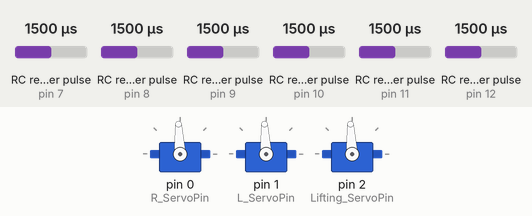
A sketch run on a simulated Arduino Mega 2560, built with avr-gcc and run on an emulated ATmega2560. Parts: 3 × servo. Wiring (inferred from the names in the program): 6 × RC receiver channel: data pin 7 / data pin 8 / data pin 9 / data pin 10 / data pin 11 / data pin 12. The inputs (shaded band) are chosen by the test bench; at power-on: RC receiver pulse (sensors on pin 7, pin 8, pin 10, pin 9, pin 11, pin 12) 1500 µs.

Above: at 3.2 s.
3.3 s: RC receiver pulse (sensor on pin 7) set to 1020 µs
At 4.5 s:
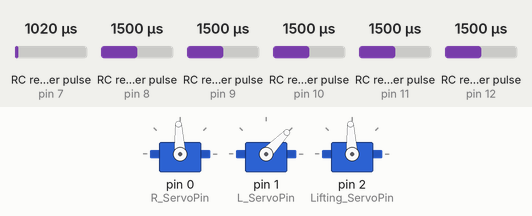
4.8 s: RC receiver pulse (sensor on pin 8) set to 1020 µs
At 5.8 s:
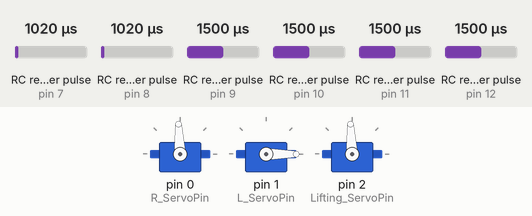
6.3 s: RC receiver pulse (sensor on pin 10) set to 1020 µs
At 7.0 s:
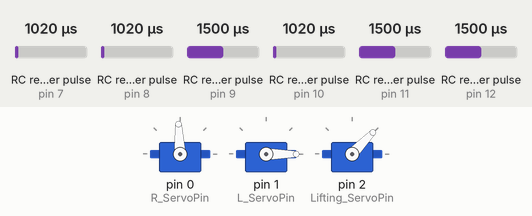
7.8 s: RC receiver pulse (sensor on pin 7) set to 1250 µs
At 8.1 s:
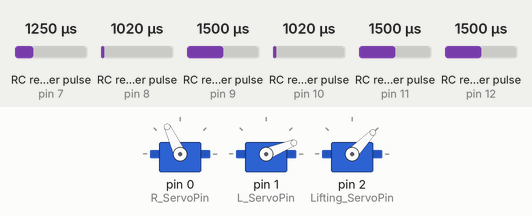
9.3 s: RC receiver pulse (sensor on pin 8) set to 1250 µs
At 10.5 s:
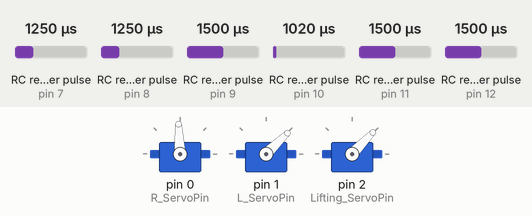
10.8 s: RC receiver pulse (sensor on pin 10) set to 1250 µs
At 11.6 s:
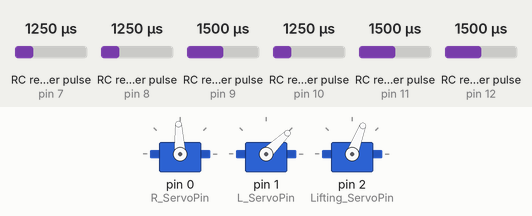
Timing chart, 0 to 13.3 s (numbered marks = the images above; inputs shaded):
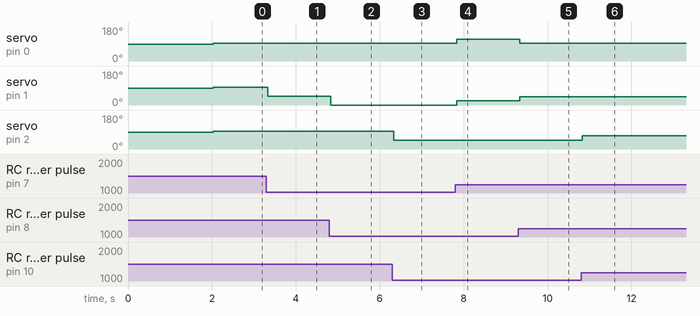

The sketch:

DynaSaRR_Wall_OL.ino
```cpp
#include <Servo.h>

int Ch1, Ch2, Ch3, Ch4, Ch5, Ch6; // hold receiver signals
int R_wheel;
int L_wheel;
int Lifting_arm;

Servo L_Servo;
Servo R_Servo;
Servo Lifting_Servo;

const int R_ServoPin = 0;
const int L_ServoPin = 1;
const int Lifting_ServoPin = 2;
const int R_lightSensorPin = A7;
const int L_lightSensorPin = A8;
const int distSensorPin = A6;

const int Ch1Pin = 7;   // channel 1 is right stick lateral
const int Ch2Pin = 8;   // channel 2 is right stick vertical
const int Ch3Pin = 9;   // channel 3 is left stick vertical
const int Ch4Pin = 10;  // channel 4 is left stick lateral
const int Ch5Pin = 11;  // channel 5 is right knob
const int Ch6Pin = 12;  // channel 6 is left knob
const int onBoardLEDPin = 13;

// Servo control must fall between 1000uS and 2000uS
const int ServoLow = 1000;//1000;
const int ServoHigh = 2000;// 2000;

const int transmitterZeroFreq = 1500; // fequency that indicates 0 position (high+low)/2
const int transmitterTimeout = 21000;

const int autonomousActivationFrequency = 1800; // knob turned completely clockwise

const int distSensorStopValue = 3000; // Value of sharp sensor indicating stopping distance
const int distSensorSlowValue = 2000;
const int lightThreshold = 200; // sensor value for detecting target light (vs. noise/reflection)

int L_lightSensor;    // hold photoresistor value
int R_lightSensor;    // hold photoresistor value
int distSensor;       // hold sharp sensor value
int lightSensorDiff;  // difference between L_lightSensor and R_lightSensor
int L_speed;          // speed changes for left wheel
int R_speed;          // speed changes for right wheel
int Lifting_speed;    // speed changes for lifting arm

// setup() runs once then loop() runs
void setup() {
  pinMode(Ch1Pin, INPUT); // channel 1 is right stick lateral
  pinMode(Ch2Pin, INPUT); // channel 2 is right stick vertical
  pinMode(Ch3Pin, INPUT); // channel 3 is left stick vertical
  pinMode(Ch4Pin, INPUT); // channel 4 is left stick lateral
  pinMode(Ch5Pin, INPUT); // channel 5 is right knob
  pinMode(Ch6Pin, INPUT); // channel 6 is left knob

//   pinMode(R_lightSensorPin, INPUT); // channel 5 is right knob
//   pinMode(L_lightSensorPin, INPUT); // channel 6 is left knob
//   pinMode(distSensorPin, INPUT);

  R_Servo.attach(R_ServoPin);
  L_Servo.attach(L_ServoPin);
  Lifting_Servo.attach(Lifting_ServoPin);

  L_speed = transmitterZeroFreq;
  R_speed = transmitterZeroFreq;
  Lifting_speed = transmitterZeroFreq;

  //Flash the onboard LED on and Off 10x
  for (int i = 0; i < 10; i++) {
    digitalWrite(onBoardLEDPin, HIGH);
    delay(100);
    digitalWrite(onBoardLEDPin, LOW);
    delay(100);
  }

  Serial.begin(9600);
}


void driveServosRC() {
  //Serial.println("RC");
  if (Ch2 <= transmitterZeroFreq) {
    L_wheel = Ch1 + Ch2 - transmitterZeroFreq;
    R_wheel = Ch1 - Ch2 + transmitterZeroFreq;
  }
  else {
    int Ch1_mod = map(Ch1, ServoLow, ServoHigh, ServoLow, ServoHigh); // Invert CH1 axis to keep the math similar
    int Ch2_mod = map(Ch2, ServoLow, ServoHigh, ServoHigh, ServoLow); // Slow reaction time

    L_wheel = Ch1_mod + Ch2 - transmitterZeroFreq;
    R_wheel = Ch2_mod - Ch2 + transmitterZeroFreq;
  }

  int Lifting_arm = map(Ch4, ServoLow, ServoHigh, ServoLow, ServoHigh); // Invert CH1 axis to keep the math similar

  constrain(L_wheel, ServoLow, ServoHigh);
  constrain(R_wheel, ServoLow, ServoHigh);
  constrain(Lifting_arm, ServoLow, ServoHigh);

  L_Servo.writeMicroseconds(L_wheel);
  R_Servo.writeMicroseconds(R_wheel);
  Lifting_Servo.writeMicroseconds(Lifting_arm);
}

void printRC() {
  Serial.println(" RC Control Mode ");
  Serial.print("Value Ch1 = ");
  Serial.println(Ch1);
  Serial.print("Value Ch2 = ");
  Serial.println(Ch2);
  Serial.print("Value Ch3 = ");
  Serial.println(Ch3);
  Serial.print("Value Ch4 = ");
  Serial.println(Ch4);
  Serial.print("Value Ch5 = ");
  Serial.println(Ch5);
  Serial.print("Value Ch6 = ");
  Serial.println(Ch6);
  delay(1000);
}

void printSensors() {
  Serial.print("Left Sensor = ");
  Serial.println(L_lightSensor);
  Serial.print("Right Sensor = ");
  Serial.println(R_lightSensor);
  Serial.print("Distance Sensor = ");
  Serial.println(distSensor);
}

void updateSensors() {
  L_lightSensor = analogRead(L_lightSensorPin);
  R_lightSensor = analogRead(R_lightSensorPin);

  lightSensorDiff = abs(L_lightSensor - R_lightSensor);

  distSensor = analogRead(distSensorPin);

  for (int i = 0; i < 4; i++) {
    distSensor += distSensor + analogRead(distSensorPin);
  }
  distSensor /= 5;

  delay(100);
}

void turnLeft(int delayTime) {
  R_Servo.writeMicroseconds(R_speed);
  L_Servo.writeMicroseconds(1620);
  delay(delayTime);
}

void turnRight(int delayTime) {
  R_Servo.writeMicroseconds(1450);
  L_Servo.writeMicroseconds(L_speed);
  delay(delayTime);
}

void driveForward(int delayTime) {
  int subtractMeDaddy = 100;
  if (distSensor >= distSensorSlowValue) {
    subtractMeDaddy = 300;
  }
  R_Servo.writeMicroseconds(ServoHigh - subtractMeDaddy);
  L_Servo.writeMicroseconds(ServoLow + subtractMeDaddy);
  delay(delayTime);
}

void driveBackward(int delayTime) {
  R_Servo.writeMicroseconds(1450); //ServoLow);
  L_Servo.writeMicroseconds(1550); //ServoHigh);
  delay(delayTime);
}

void stopDriving(int delayTime) {
  L_Servo.writeMicroseconds(transmitterZeroFreq);
  R_Servo.writeMicroseconds(transmitterZeroFreq);

  delay(delayTime);
  Serial.println("StopDriving");
}

void autonomousMode() {

  //Serial.println("Autonomous");
  updateSensors();
  Serial.print("distance");
  Serial.println(distSensor);

  if (distSensor < distSensorStopValue) {
    if (L_lightSensor <= lightThreshold) {
      if (lightSensorDiff > 70) {
        if (L_lightSensor > R_lightSensor) {
          R_speed += 5;
          constrain(R_speed, ServoLow, 1480);
          turnLeft(10);
        }
        else {
          L_speed -= 5;
          constrain(L_speed, 1540, ServoHigh);
          turnRight(10);
        }
      }
      else {
        driveForward(5);
      }
    }
    else {
      R_speed = 1500;
      turnLeft(5);
      updateSensors();
    }
  }
  else {
    stopDriving(100);
    delay(100);
  }

}

void loop() {

  //Serial.println("Loop");
//   Ch5 = pulseIn(Ch5Pin, HIGH, transmitterTimeout);

//   if (Ch5 <= autonomousActivationFrequency) {
//     autonomousMode();
//   }
//   else {
    Ch1 = pulseIn(Ch1Pin, HIGH, transmitterTimeout);
    Ch2 = pulseIn(Ch2Pin, HIGH, transmitterTimeout);
    Ch3 = pulseIn(Ch3Pin, HIGH, transmitterTimeout);
    Ch4 = pulseIn(Ch4Pin, HIGH, transmitterTimeout);
    Ch5 = pulseIn(Ch5Pin, HIGH, transmitterTimeout);
    Ch6 = pulseIn(Ch6Pin, HIGH, transmitterTimeout);
    driveServosRC();
//   }

  /*
  Ch1 = pulseIn(Ch1Pin, HIGH, transmitterTimeout);
    Ch2 = pulseIn(Ch2Pin, HIGH, transmitterTimeout);
    Ch3 = pulseIn(Ch3Pin, HIGH, transmitterTimeout);
    Ch4 = pulseIn(Ch4Pin, HIGH, transmitterTimeout);
    Ch5 = pulseIn(Ch5Pin, HIGH, transmitterTimeout);
    Ch6 = pulseIn(Ch6Pin, HIGH, transmitterTimeout);
  printRC();
  */
}
```

Measured:
- after the input at 3.3 s, servo on pin 1 (L_ServoPin): 93° → 46° at once
- after the input at 4.8 s, servo on pin 1 (L_ServoPin): 46° → 0° at once
- after the input at 6.3 s, servo on pin 2 (Lifting_ServoPin): 93° → 46° at once
- after the input at 7.8 s, servo on pin 0 (R_ServoPin): 93° → 115° at once; servo on pin 1 (L_ServoPin): 0° → 22° at once
- after the input at 9.3 s, servo on pin 0 (R_ServoPin): 115° → 93° at once; servo on pin 1 (L_ServoPin): 22° → 44° at once
- after the input at 10.8 s, servo on pin 2 (Lifting_ServoPin): 46° → 69° at once
